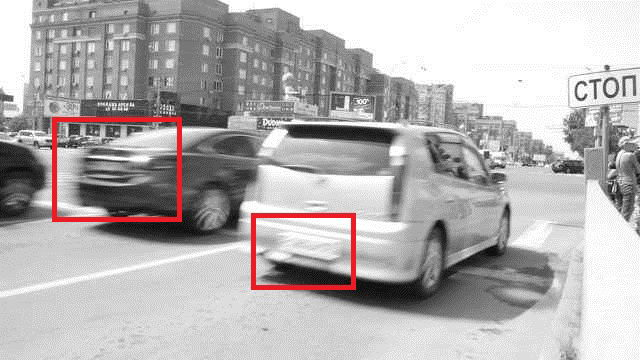
#> input picture Electrical 24-25/Motion_Filter/Motion_Deblur_Tutorial.jpg, 640 x 360 px
$ python motion_blur_test.py
#> lines starting #> are read from the running program, lines starting #| are printed output that depends on the picture; after the words box and inside, x2 and y2 are one past the last pixel; in counts of white or black regions, pixels touching at a corner belong together; long printed decimals are rounded
"""
A Python OpenCV implementation of the OpenCV C++ linear motion deblur algorithm found at:
https://docs.opencv.org/4.x/d1/dfd/tutorial_motion_deblur_filter.html
"""

import sys
import time
import cv2 as cv
import numpy as np


print(cv.__version__)

LEN = 125
# LEN = 1
THETA = 0
THETA = 30
snr = 300


imgIn = cv.imread("Motion_Deblur_Tutorial.jpg", cv.IMREAD_GRAYSCALE)
#> imgIn: shape (360, 640); min 0, max 255, mean 178

if imgIn is None:
    sys.exit("Could not read the image.")

# the C code defines a Mat here, stuff like this isn't really doable in Python

# test for license plate
# imgIn = imgIn[140:180, 80:150]
cv.imshow("Input Image", imgIn)

# it needs to process even image only
img_rows, img_cols = np.shape(imgIn)
#> img_rows = 360; img_cols = 640
img_rows = img_rows & -2
img_cols = img_cols & -2
roi_test = imgIn[0:img_rows, 0:img_cols]

# Hw calculation (start)
# replace roi.size with img_rows and img_cols
## calcPSF(h, roi.size(), LEN, THETA) custom function
## calcWnrFilter(h, Hw, 1.0 / double(snr)) custom function
# Hw calculation (stop)

"""
        imgIn.convertTo(imgIn, CV_32F);
        edgetaper(imgIn, imgIn);

        // filtering (start)
        # for this part replace imgIn(roi) with roi
        filter2DFreq(imgIn(roi), imgOut, Hw);
        // filtering (stop)

        imgOut.convertTo(imgOut, CV_8U);
        normalize(imgOut, imgOut, 0, 255, NORM_MINMAX);
        imwrite("result.jpg", imgOut);
        return 0;
    }
"""

# note: the help function from the original c code was deleted


def calc_psf(height: int, width: int, psf_length: int, psf_angle: float) -> np.ndarray:
    """Creates a linear point spread function matrix of a specified length and angle
    Since in this scenario the camera or scene is moving, the same pixel takes part
    of its reading from different places in the physical space the camera is imaging.
    This psf can be calibrated to represent which pixels we can derive the probable
    value of a location in the image from.

    C++ code:
        Mat h(filterSize, CV_32F, Scalar(0));
        Point point(filterSize.width / 2, filterSize.height / 2);
        ellipse(h, point, Size(0, cvRound(float(len) / 2.0)),
            90.0 - theta, 0, 360, Scalar(255), FILLED);
        Scalar summa = sum(h);
        outputImg = h / summa[0];

    Args:
        height (int): number of pixels/rows up and down the image to be deblurred
        width (int): number of pixels/columns across the image to be deblurred
        psf_length (int): the distance across the image that the blurring reaches
        psf_angle (float): angle of the psf (in the direction of the motion)

    Returns:
        np.ndarray: psf matrix which has a total sum of 1
    """

    # make psf_matrix
    psf_matrix = np.zeros((height, width), dtype=np.float32)
    # running psf_matrix = np.zeros((num_rows, num_cols),dtype=np.single)
    # reduces precision to a 32 bit float but may make it run faster

    # draw an ellipse at psf_angle with psf_length in the middle of the screen
    center = (width // 2, height // 2)  # possibly but probably not in wrong order
    # may want to change 0 to something else to account for lateral motion blur
    # or maybe even make a gradient on the edges of the point spread
    axes = (0, psf_length // 2)  # could probably just use floor division here
    cv.ellipse(psf_matrix, center, axes, 90 - psf_angle, 0, 360, 255, -1)
    return psf_matrix / np.sum(psf_matrix)


def fft_shift(input_img: np.ndarray) -> np.ndarray:
    """Helper method to swap opposing quadrants of the psf
    Swaps q1 with q3 and q2 with q4. This is a necessary preprocessing step for
    the discrete fourier transform. The code in this section was modified from:
    https://docs.opencv.org/3.4/d8/d01/tutorial_discrete_fourier_transform.html
    This site has python, java, and c++ versions of the code; the c++ motion
    deblur code derives its implementation directly from the c++ code here.

    C++ code:
        outputImg = inputImg.clone();
        int cx = outputImg.cols / 2;
        int cy = outputImg.rows / 2;
        Mat q0(outputImg, Rect(0, 0, cx, cy));
        Mat q1(outputImg, Rect(cx, 0, cx, cy));
        Mat q2(outputImg, Rect(0, cy, cx, cy));
        Mat q3(outputImg, Rect(cx, cy, cx, cy));
        Mat tmp;
        q0.copyTo(tmp);
        q3.copyTo(q0);
        tmp.copyTo(q3);
        q1.copyTo(tmp);
        q2.copyTo(q1);
        tmp.copyTo(q2);

    Args:
        input_img (np.ndarray): matrix to be rearranged

    Returns:
        np.ndarray: the rearranged matrix
    """
    # code modified from the webpage the motion deblur c++ code is based on:
    # https://docs.opencv.org/3.4/d8/d01/tutorial_discrete_fourier_transform.html
    img_rows, img_cols = input_img.shape
    output_img = np.empty_like(input_img)
    cx = int(img_cols / 2)
    cy = int(img_rows / 2)
    q0 = input_img[0:cy, 0:cx]  # Top-Left - Create a ROI per quadrant
    q1 = input_img[cy : cy + cy, 0:cx]  # Top-Right
    q2 = input_img[0:cy, cx : cx + cx]  # Bottom-Left
    q3 = input_img[cy : cy + cy, cx : cx + cx]  # Bottom-Right
    tmp = np.copy(q0)  # swap quadrants (Top-Left with Bottom-Right)
    output_img[0:cy, 0:cx] = q3
    output_img[cy : cy + cy, cx : cx + cx] = tmp
    tmp = np.copy(q1)  # swap quadrant (Top-Right with Bottom-Left)
    output_img[cy : cy + cy, 0:cx] = q2
    output_img[0:cy, cx : cx + cx] = tmp
    return output_img


def filter_2D_freq(input_img: np.ndarray, h: np.ndarray) -> np.ndarray:
    # todo: docstring and also testing
    # print("image size: ", input_img.size())
    planes = [
        np.copy(input_img),
        np.zeros(np.shape(input_img), dtype=np.float32),
    ]
    print("2dfreq planes shape: ", np.shape(planes))
    print("dtypes are", planes[0].dtype, planes[1].dtype)
    complex_i = cv.merge(planes, 2)
    complex_i = cv.dft(complex_i, cv.DFT_SCALE)
    # planes = cv.split(complex_i)

    planes_h = [
        np.copy(h),
        np.zeros(np.shape(h), dtype=np.float32),
    ]
    complex_h = cv.merge(planes_h, 2)
    complex_ih = cv.mulSpectrums(complex_i, complex_h, 0)
    complex_ih = cv.idft(complex_ih)
    planes = cv.split(complex_ih)
    return planes[0]

    """
    void filter2DFreq(const Mat& inputImg, Mat& outputImg, const Mat& H)
    {
        Mat planes[2] = { Mat_<float>(inputImg.clone()), Mat::zeros(inputImg.size(), CV_32F) };
        Mat complexI;
        merge(planes, 2, complexI);
        dft(complexI, complexI, DFT_SCALE);

        Mat planesH[2] = { Mat_<float>(H.clone()), Mat::zeros(H.size(), CV_32F) };
        Mat complexH;
        merge(planesH, 2, complexH);
        Mat complexIH;
        mulSpectrums(complexI, complexH, complexIH, 0);

        idft(complexIH, complexIH);
        split(complexIH, planes);
        outputImg = planes[0];
    }

    """


def calc_wnr_filter(input_h_psf: np.ndarray, nsr: float):
    # todo: docstring, also testing
    print("pre-fftshift size: ", np.shape(input_h_psf))
    h_psf_shifted = fft_shift(input_h_psf)
    print("post-fftshift size: ", np.shape(h_psf_shifted))
    print("the sum of the shifted psf is: ", np.sum(h_psf_shifted))
    cv.imshow("unshifted psf", input_h_psf * 10000)
    cv.imshow("shifted psf", h_psf_shifted * 10000)
    planes = [
        np.copy(h_psf_shifted),
        np.zeros(np.shape(h_psf_shifted), dtype=np.float32),
    ]
    print("fftshift planes size: ", np.shape(planes))
    complex_i = cv.merge(planes)
    complex_i = cv.dft(complex_i)
    planes = cv.split(complex_i)
    cv.imshow("planes[0] ", planes[0] * 1000)
    print("size of planes is: ", np.shape(planes))
    denom = nsr + np.square(np.abs(planes[0]))
    print("size of denom is: ", np.shape(denom))
    return np.divide(planes[0], denom)
    #    void calcWnrFilter(const Mat& input_h_PSF, Mat& output_G, double nsr)
    #    {
    #        Mat h_PSF_shifted;
    #        fftshift(input_h_PSF, h_PSF_shifted);
    #        Mat planes[2] = { Mat_<float>(h_PSF_shifted.clone()), Mat::zeros(h_PSF_shifted.size(), CV_32F) };
    #        Mat complexI;
    #        merge(planes, 2, complexI);
    #        dft(complexI, complexI);
    #        split(complexI, planes);
    #        Mat denom;
    #        pow(abs(planes[0]), 2, denom);
    #        denom += nsr;
    #        divide(planes[0], denom, output_G);
    #    }


def edge_taper(
    input_img: np.ndarray, gamma: float = 5.0, beta: float = 0.2
) -> np.ndarray:
    # todo: docstring
    ny, nx = input_img.shape
    # [4 lines of commented-out code are left out]

    w1 = np.arange(-np.pi, np.pi, 2.0 * np.pi / ny)
    print(w1[-2])
    w1 = 0.5 * (
        np.tanh((w1 + gamma / 2) / beta) - np.tanh((w1 - gamma / 2) / beta)
    ).reshape((-1, 1))
    print("w1 has size ", np.shape(w1))

    w2 = np.arange(-np.pi, np.pi, 2.0 * np.pi / nx)  # make a column
    w2 = 0.5 * (
        np.tanh((w2 + gamma / 2) / beta) - np.tanh((w2 - gamma / 2) / beta)
    ).reshape((1, -1))
    print("w2 has size ", np.shape(w2))

    w = np.multiply(w2, w1)  # vector multiplication
    print(w[200:203, 10:13])
    print("w is shape ", np.shape(w))
    unconverted_tapered_img = np.multiply(input_img, w)
    tapered_img = np.uint8(unconverted_tapered_img)
    # elementwise multiplication
    # cv.imshow("unconverted tapered", unconverted_tapered_img)
    # cv.imshow("converted tapered", tapered_img)
    # time.sleep(3)
    print(tapered_img[200:203, 10:13])
    print("tapered_image has shape ", np.shape(tapered_img))
    return np.float32(unconverted_tapered_img)

    """
    void edgetaper(const Mat& inputImg, Mat& outputImg, double gamma, double beta)
    {
        int Nx = inputImg.cols;
        int Ny = inputImg.rows;
        Mat w1(1, Nx, CV_32F, Scalar(0));
        Mat w2(Ny, 1, CV_32F, Scalar(0));

        float* p1 = w1.ptr<float>(0);
        float* p2 = w2.ptr<float>(0);
        float dx = float(2.0 * CV_PI / Nx);
        float x = float(-CV_PI);
        for (int i = 0; i < Nx; i++)
        {
            p1[i] = float(0.5 * (tanh((x + gamma / 2) / beta) - tanh((x - gamma / 2) / beta)));
            x += dx;
        }
        float dy = float(2.0 * CV_PI / Ny);
        float y = float(-CV_PI);
        for (int i = 0; i < Ny; i++)
        {
            p2[i] = float(0.5 * (tanh((y + gamma / 2) / beta) - tanh((y - gamma / 2) / beta)));
            y += dy;
        }
        Mat w = w2 * w1;
        multiply(inputImg, w, outputImg);
    }
    """


# note: make sure that the psf is supposed to be centered around q1
# rather than the center of the image
visible_psf = calc_psf(img_rows // 2, img_cols // 2, LEN, THETA)
#> in calc_psf, `cv.ellipse(psf_matrix, center, axes, 90 - psf_angle, 0, 360, 255, -1)`:
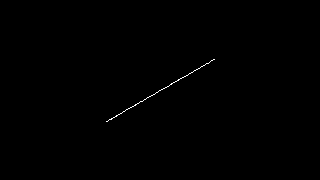
#> psf_matrix: shape (180, 320) float32; 0.2% white in thin lines or dots, all inside (x1, y1, x2, y2) = (106, 59, 215, 122)
# visible_psf = fft_shift(visible_psf)
visible_psf = visible_psf * 1000
# visible_psf = cv.resize(visible_psf, (960, 540))
# cv.imshow("PSF", visible_psf)
print(np.sum(visible_psf))
#| 1000.0
tapered = edge_taper(roi_test)
#| 3.107
#| w1 has size  (360, 1)
#| w2 has size  (1, 640)
#| [[0.004346 0.004792   0.005284]
#|  [0.004346 0.004792   0.005284]
#|  [0.004346 0.004792   0.005284]]
#| w is shape  (360, 640)
#> in edge_taper, `unconverted_tapered_img = np.multiply(input_img, w)`:
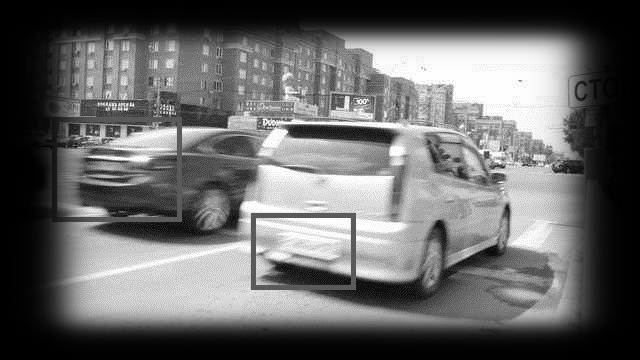
#> unconverted_tapered_img: shape (360, 640) float64; min 0, max 255, mean 104.1
#| [[0 0 0]
#|  [0 0 0]
#|  [0 0 0]]
#| tapered_image has shape  (360, 640)
# [8 lines of commented-out code are left out]
print("rows and cols", img_rows, img_cols)
#| rows and cols 360 640
psf = calc_psf(img_rows, img_cols, LEN, THETA)
#> in calc_psf (call 2), `cv.ellipse(psf_matrix, center, axes, 90 - psf_angle, 0, 360, 255, -1)`: psf_matrix: shape (360, 640) float32; 0.05% white in thin lines or dots, all inside (x1, y1, x2, y2) = (266, 149, 375, 212)
np.set_printoptions(threshold=6)
print("psf shape", np.shape(psf), psf[180][320 - 63])
#| psf shape (360, 640) 0.0
cv.imshow("the psf", psf * 1000)
filter = calc_wnr_filter(psf, 1 / snr)
#| pre-fftshift size:  (360, 640)
#> in fft_shift, `output_img[cy : cy + cy, cx : cx + cx] = tmp`: output_img: shape (360, 640) float32; min 0, max 8.77, mean 0.0043
#> in fft_shift, `output_img[cy : cy + cy, 0:cx] = q2`: output_img: shape (360, 640) float32; min 0, max 8.77, mean 0.00213
#> in fft_shift, `output_img[0:cy, cx : cx + cx] = tmp`: output_img: shape (360, 640) float32; values 0 (black) and 0.00877 (white), 0.05% white in thin lines or dots
#| post-fftshift size:  (360, 640)
#| the sum of the shifted psf is:  1.0
#| fftshift planes size:  (2, 360, 640)
#> in calc_wnr_filter, `cv.imshow("planes[0] ", planes[0] * 1000)`:
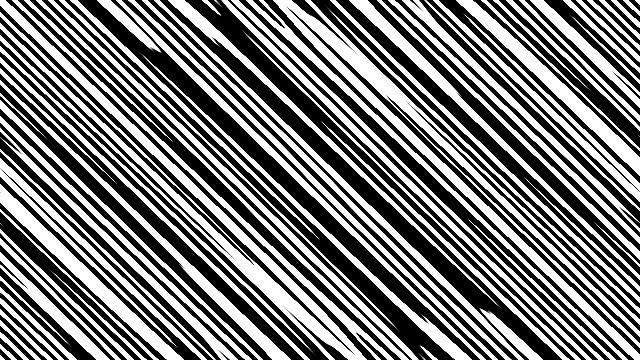
#> window 'planes[0] ': shape (360, 640); min 0, max 255, mean 122.2
#| size of planes is:  (2, 360, 640)
#| size of denom is:  (360, 640)

# might have needed to happen
filter = fft_shift(filter)
#> in fft_shift (call 2), `output_img[cy : cy + cy, 0:cx] = q2`:
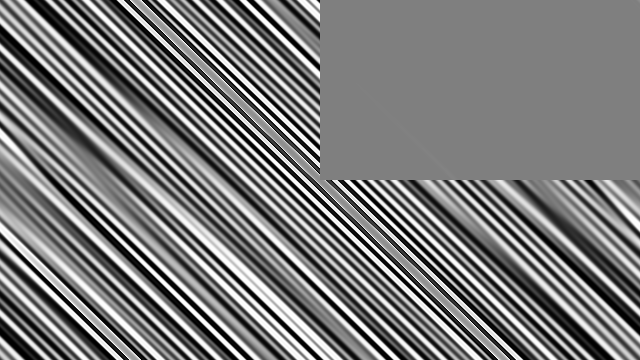
#> output_img: shape (360, 640) float32; min -8.66, max 8.66, mean -0.21; drawn with min black and max white
#> in fft_shift (call 2), `output_img[0:cy, cx : cx + cx] = tmp`:
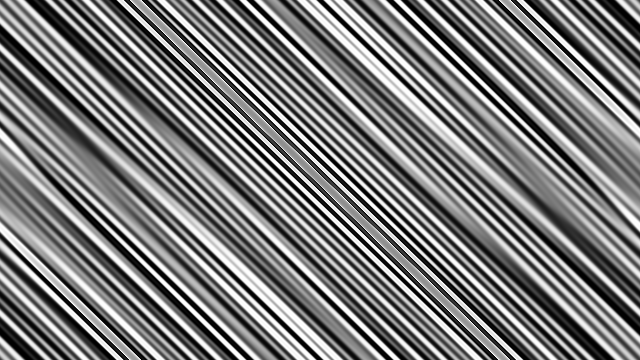
#> output_img: shape (360, 640) float32; min -8.66, max 8.66, mean -0.193; drawn with min black and max white
print("the filter is shape: ", filter.shape)
#| the filter is shape:  (360, 640)

cv.imshow("the filter", filter)
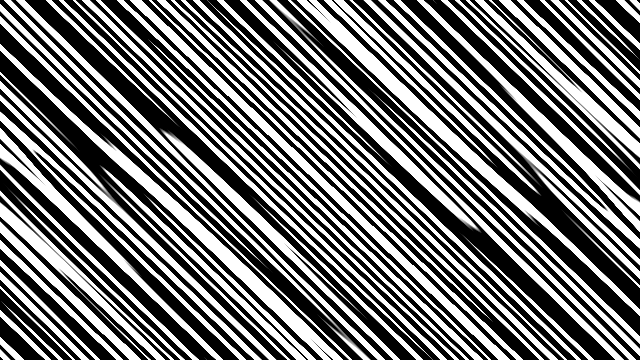
#> window 'the filter': shape (360, 640); min 0, max 255, mean 117.4
tapered_img = edge_taper(imgIn)
#| 3.107
#| w1 has size  (360, 1)
#| w2 has size  (1, 640)
#| [[0.004346 0.004792   0.005284]
#|  [0.004346 0.004792   0.005284]
#|  [0.004346 0.004792   0.005284]]
#| w is shape  (360, 640)
#| [[0 0 0]
#|  [0 0 0]
#|  [0 0 0]]
#| tapered_image has shape  (360, 640)
# cv.imshow("Edge Tapered Image", tapered_img)

img_rows, img_cols = np.shape(imgIn)
img_rows = img_rows & -2
img_cols = img_cols & -2
roi = tapered_img[0:img_rows, 0:img_cols]
print("roi type is ", roi.dtype)
#| roi type is  float32
# cv.imshow("prefiltered image", roi)
# cv.waitKey(10000)
# roi = np.float32(roi)
non_normalized = filter_2D_freq(roi, filter)
#| 2dfreq planes shape:  (2, 360, 640)
#| dtypes are float32 float32
#> in filter_2D_freq, `return planes[0]`:
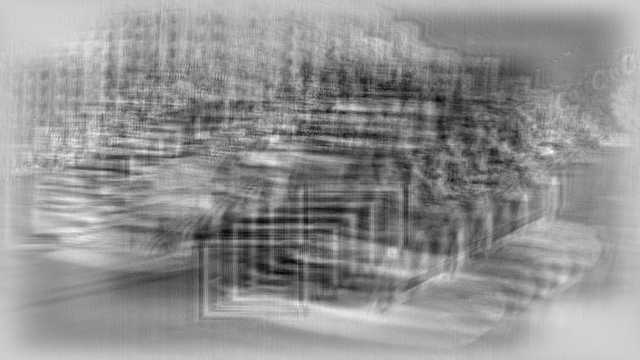
#> returned value: shape (360, 640) float32; min -395078592, max 92680224, mean -115604776; drawn with min black and max white
filtered_img = cv.normalize(non_normalized, 0, 255, cv.NORM_MINMAX)
# filtered_img = non_normalized

# cv.imshow("Motion-Deblurred Image uint8", np.uint8(filtered_img))
cv.imshow("Motion-Deblurred Image float32", filtered_img)
# cv.imshow("PSF", 1000 * psf)
cv.waitKey(25000)
